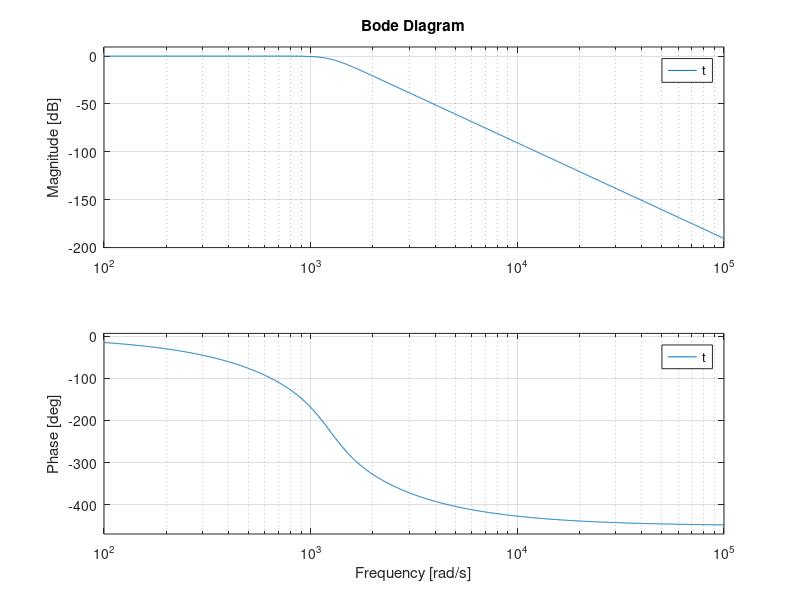
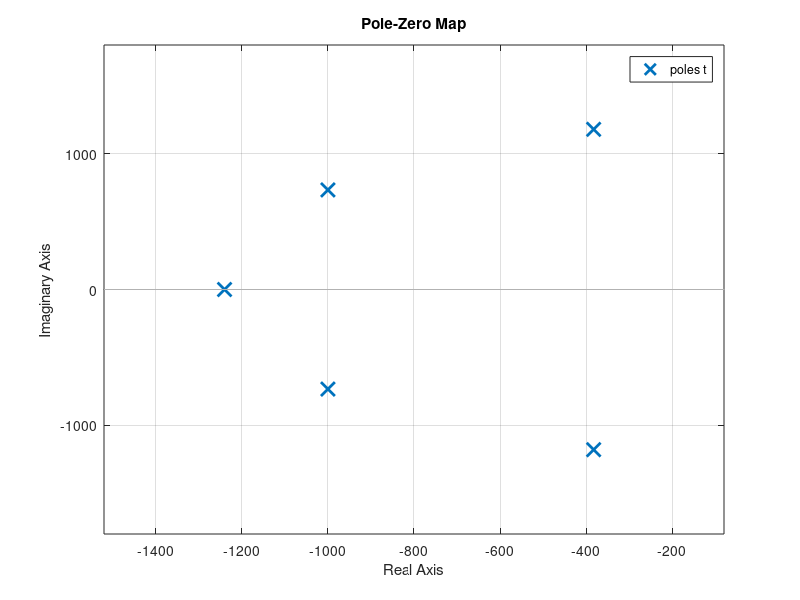

The MATLAB source for these figures, in order:
clc;close all;clear all;
s= tf('s');
t=(1240)^(5)/((s+1240)*((s^2)+(2000*s)+(1240^2))*((s^2)+(765.4*s)+(1240^2)));
figure(1);
bode(t);
figure(2);
pzmap(t)
[p z]=pzmap(t)
